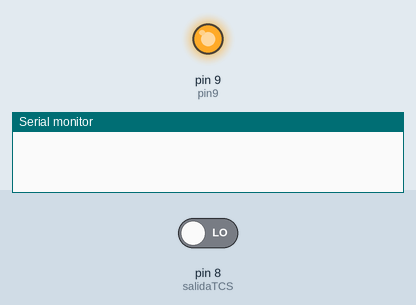
A sketch run on a simulated Arduino Uno, built with avr-gcc and run on an emulated ATmega328P. Shown: output pins drawn as LEDs (lit = HIGH), the last lines printed to the serial monitor. Inputs (shaded band) come from the test bench; at power-on: pin 8 (salidaTCS) LOW. Pins used as bus, display or sensor lines are not drawn.

Above: at 1.8 s.
At 4.1 s:
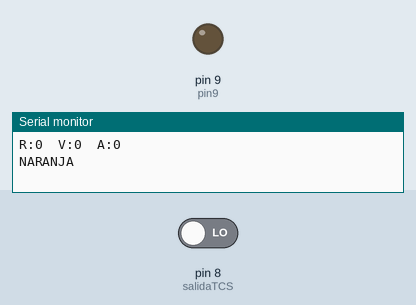
Timing chart, 0 to 6.0 s (numbered marks = the images above):
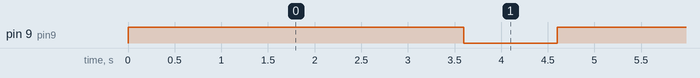

Measured:
- by itself, pin 9 (pin9): alternates HIGH for 3.6 s and LOW for 1.0 s

The sketch:

sensorColor_videoYUTU.ino
```cpp
#define S0 2		// S0 a pin 2 MORADO
#define S1 3		// S1 a pin 3 VERDE
#define S2 4		// S2 a pin 4  NARANJA
#define S3 5		// S3 a pin 5  AMARILLO
#define salidaTCS 8	// salidaTCS a pin 8 AZUL
#define pin9 9 // Salida


void setup() {
  pinMode(S0, OUTPUT);		// pin 2 como salida
  pinMode(S1, OUTPUT);		// pin 3 como salida
  pinMode(S2, OUTPUT);		// pin 4 como salida
  pinMode(S3, OUTPUT);		// pin 5 como salida
  pinMode(salidaTCS, INPUT);	// pin 8 como entrada
  pinMode(pin9,OUTPUT);
  digitalWrite(pin9,HIGH);

  digitalWrite(S0,HIGH);	// establece frecuencia de salida
  digitalWrite(S1,LOW);		// del modulo al 20 por ciento

  Serial.begin(9600);		// inicializa monitor serie a 9600 bps
}

void loop() {
  digitalWrite(S2,LOW);			// establece fotodiodos
  digitalWrite(S3,LOW);			// con filtro rojo
  int rojo = pulseIn(salidaTCS, LOW);	// obtiene duracion de pulso de salida del sensor
  delay(200);				// demora de 200 mseg

  digitalWrite(S2,HIGH);		// establece fotodiodos
  digitalWrite(S3,HIGH);		// con filtro verde
  int verde = pulseIn(salidaTCS, LOW);	// obtiene duracion de pulso de salida del sensor
  delay(200);				// demora de 200 mseg

  digitalWrite(S2,LOW);			// establece fotodiodos
  digitalWrite(S3,HIGH);		// con filtro azul
  int azul = pulseIn(salidaTCS, LOW);	// obtiene duracion de pulso de salida del sensor
  delay(200);				// demora de 200 mseg

  Serial.print("R:");			// muestra texto
  Serial.print(rojo);			// muestra valor de variable rojo

  Serial.print("\t");			// espacio de tabulacion

  Serial.print("V:");			// muestra texto
  Serial.print(verde);			// muestra valor de variable verde

  Serial.print("\t");			// espacio de tabulacion

  Serial.print("A:");			// muestra texto
  Serial.println(azul);			// muestra valor de variable azul
  					// y salto de linea
  if (verde < 300 && rojo > 300 && azul > 80){
    Serial.println("VERDE");
    digitalWrite(pin9, HIGH);
  }
  else if (verde < 90 && rojo < 60 && azul < 100){
    Serial.println("NARANJA");
    digitalWrite(pin9, LOW);
    delay(1000);
    digitalWrite(pin9,HIGH);
  }
}
  
```
